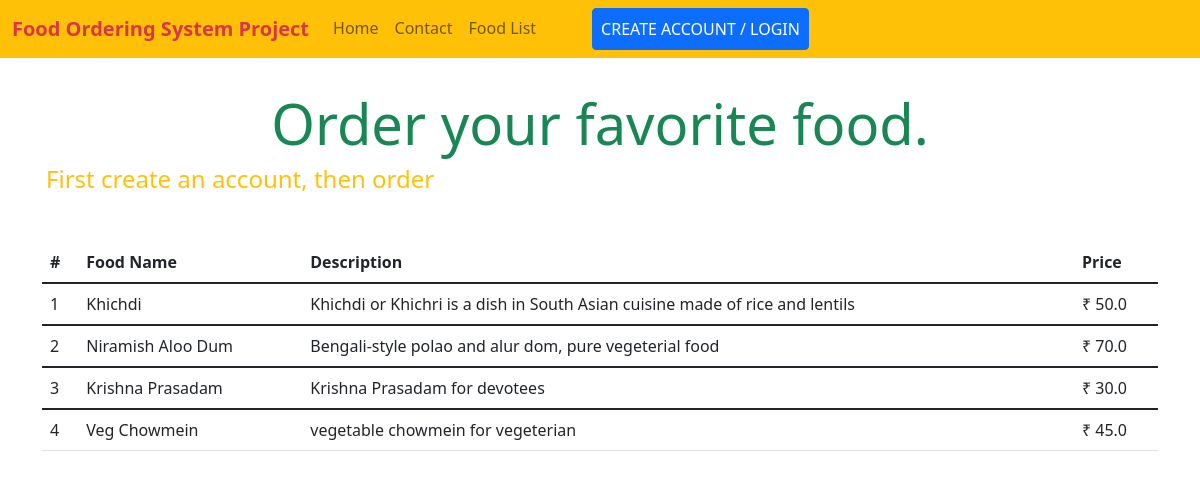
Page /foods/ on the committed database.
### food/models.py (models this page shows, shortened)
class Food(models.Model):
    name = models.CharField(max_length=500)
    desc = models.TextField()
    price = models.FloatField()

### food/views.py (the view)
# urls.py: path("", food_list, name="food.food_list"),
def food_list(request):
    context = {}
    foods = Food.objects.all()
    context['foods'] = foods
    return render(request, "food_list.html", context)

### food/templates/food_list.html (shortened to what this page needs)
{% extends 'base.html' %}
{% block 'content' %}
<div class="container p-3 mt-3 mb-4">
    {% if request.user.is_authenticated %}
    <h2 class="display-5 text-center text-success">Hay <span class="fw-bold">{{ request.user.first_name }}</span>, Order
        your favorite food.</h2>
    {% else %}
    <h1 class="text-success display-4 text-center">Order your favorite food.</h1>
    <h4 class=" text-warning">First create an account, then order</h4>
    {% endif %}
</div>
{% if foods %}
<div class="container">
    <table class="table">
        <thead>
        <tr>
            <th scope="col">#</th>
            <th scope="col">Food Name</th>
            <th scope="col">Description</th>
            <th scope="col">Price</th>
        </tr>
        </thead>
        {% for food in foods %}
        <tbody>
        <tr>
            <td>{{ forloop.counter }}</td>
            <td>{{ food.name }}</td>
            <td>{{ food.desc }}</td>
            <td>₹ {{ food.price }}</td>
        </tr>
        </tbody>
        {% endfor %}
    </table>
</div>
{% else %}
<div class="container">
    <h2 class="display-3">No foods available as of now.</h2>
</div>
{% endif %}
{% endblock 'content' %}

### rows in the picture
Food: name "Khichdi", desc "Khichdi or Khichri is a dish in South Asian cuisine made of rice and lentils", price "50.0"
Food: name "Niramish Aloo Dum", desc "Bengali-style polao and alur dom, pure vegeterial food", price "70.0"
Food: name "Krishna Prasadam", desc "Krishna Prasadam for devotees", price "30.0"
Food: name "Veg Chowmein", desc "vegetable chowmein for vegeterian", price "45.0"
